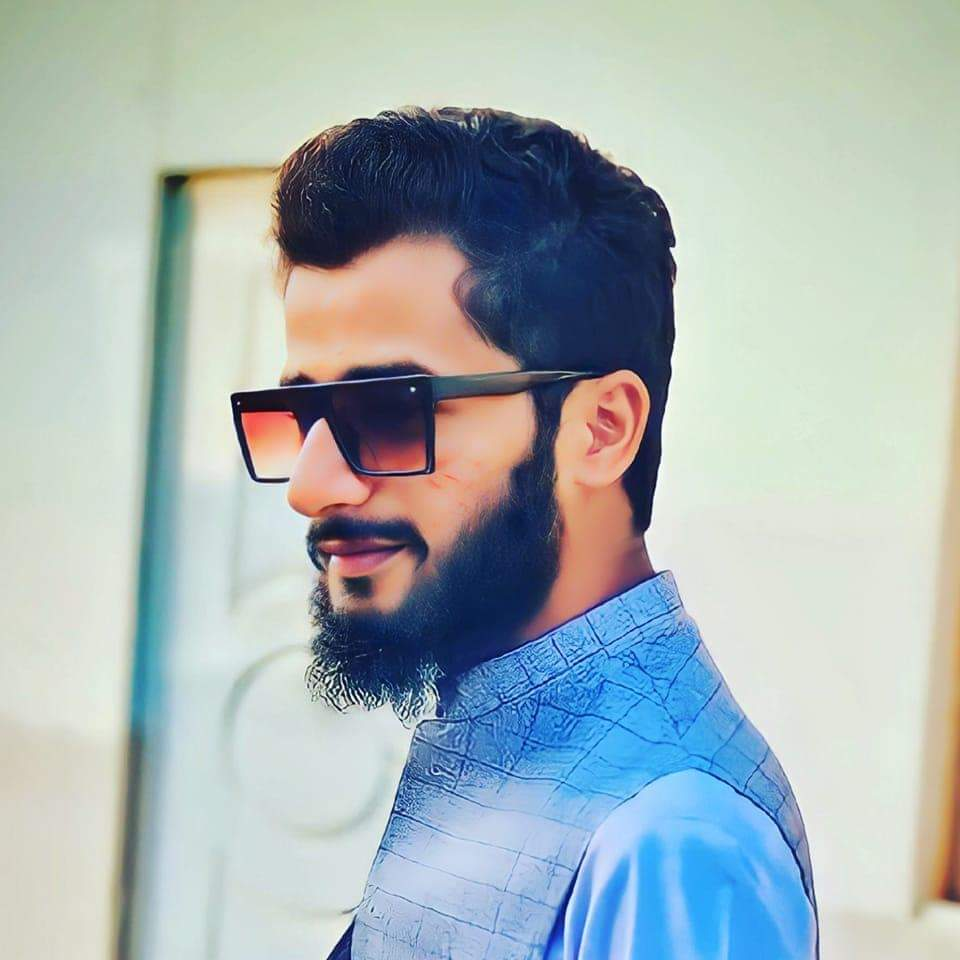
#> input picture zeeshan_fareed.jpg, 960 x 960 px
$ jupyter execute 'Lecture 3 Image Pyramid.ipynb'
#> lines starting #> are read from the running program, lines starting #| are printed output that depends on the picture
## Big to Small Image

[cell 1]
import cv2
import numpy as np

[cell 2]
img = cv2.imread("zeeshan_fareed.jpg")
#> img is the input picture: shape (960, 960, 3); mean B, G, R 181.8, 179.8, 167.3
print("Origional : " , img.shape)
#| Origional :  (960, 960, 3)

new = cv2.pyrDown(img)
print("New Image : " , new.shape)
#| New Image :  (480, 480, 3)

new1 = cv2.pyrDown(new)
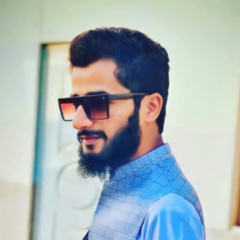
#> new1: shape (240, 240, 3); mean B, G, R 181.8, 179.8, 167.4
print("New Image : " , new1.shape)
#| New Image :  (240, 240, 3)

new2 = cv2.pyrDown(new1)
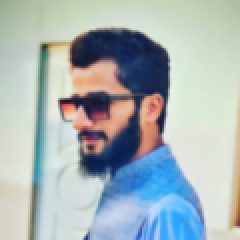
#> new2: shape (120, 120, 3) (shown 2 times larger); mean B, G, R 181.8, 179.9, 167.4
print("New Image : " , new2.shape)
#| New Image :  (120, 120, 3)

cv2.imshow("Origional", img)
cv2.imshow("New Image", new)
cv2.imshow("New1 Image", new1)
cv2.imshow("New2 Image", new2)

cv2.waitKey(0)
cv2.destroyAllWindows()

## Small to big Image

[cell 3]
img = cv2.imread("zeeshan_fareed.jpg")
print("Origional : " , img.shape)
#| Origional :  (960, 960, 3)

new = cv2.pyrDown(img)
print("New Image : " , new.shape)
#| New Image :  (480, 480, 3)

new1 = cv2.pyrDown(new)
print("New Image : " , new1.shape)
#| New Image :  (240, 240, 3)

# new2 = cv2.pyrDown(new1)
# print("New Image : " , new2.shape)

new_big = cv2.pyrUp(new1)
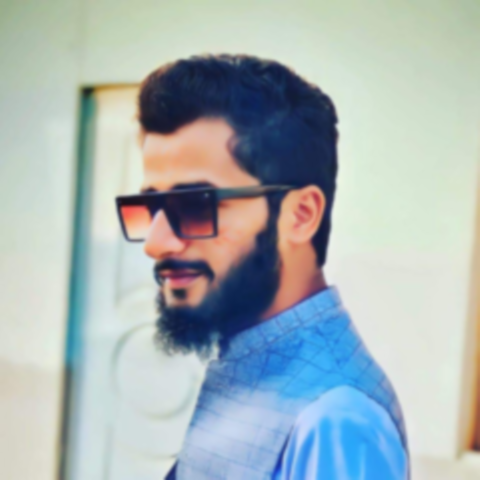
#> new_big: shape (480, 480, 3); mean B, G, R 181.8, 179.9, 167.4
print("New Image : " , new_big.shape)
#| New Image :  (480, 480, 3)

# cv2.imshow("Origional", img)
# cv2.imshow("New Image", new)
cv2.imshow("New1 Image", new1)
# cv2.imshow("New2 Image", new2)
cv2.imshow("New big Image", new_big)


cv2.waitKey(0)
cv2.destroyAllWindows()

## Image Translation(crop)

[cell 4]
img = cv2.imread("zeeshan_fareed.jpg")
img = cv2.resize(img, (400,400))
#> img: shape (400, 400, 3)

metrics = np.float32([[1,0,100],[0,1,50]])

new = cv2.warpAffine(img, metrics , (400,400))
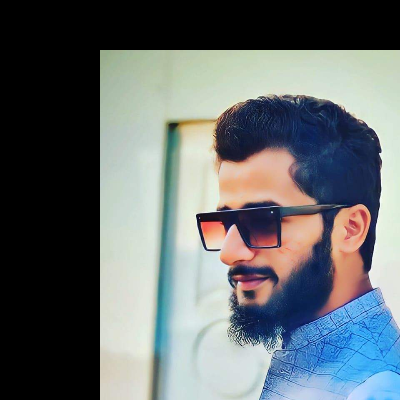
#> new: shape (400, 400, 3); mean B, G, R 110, 107.5, 100.9

cv2.imshow("Origional", img)
cv2.imshow("Metrics", metrics)
cv2.imshow("New Image", new)
cv2.waitKey(0)
cv2.destroyAllWindows()

$ run again, with Cat 1.jpg copied over zeeshan_fareed.jpg
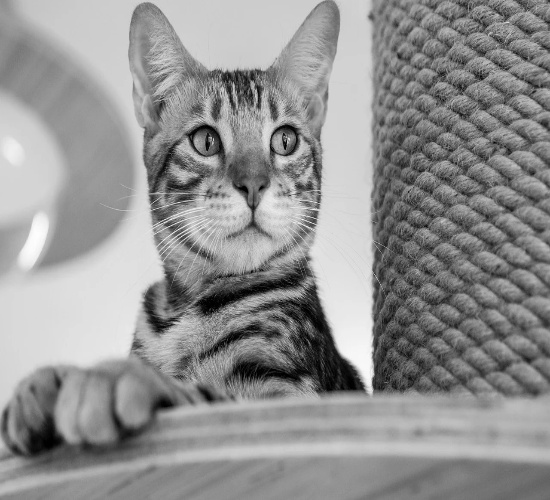
#> input picture Cat 1.jpg, 550 x 500 px
#> img is the input picture: shape (500, 550, 3); min 0, max 254, mean 145.5
#| Origional :  (500, 550, 3)
#| New Image :  (250, 275, 3)
#| New Image :  (125, 138, 3)
#| New Image :  (63, 69, 3)
#| Origional :  (500, 550, 3)
#| New Image :  (250, 275, 3)
#| New Image :  (125, 138, 3)
#| New Image :  (250, 276, 3)
#> `img = cv2.resize(img, (400,400))`:
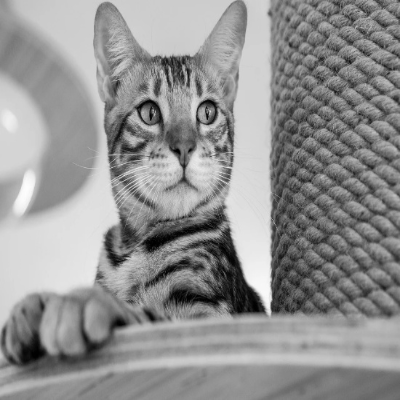
#> img: shape (400, 400, 3); min 0, max 253, mean 145.4
#> `new = cv2.warpAffine(img, metrics , (400,400))`:
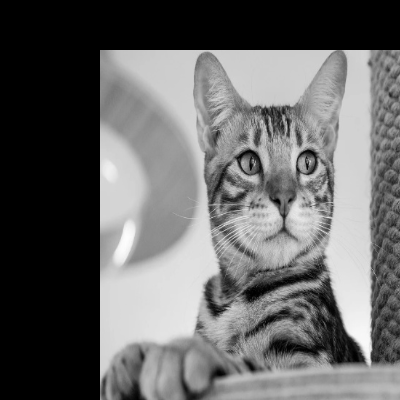
#> new: shape (400, 400, 3); min 0, max 253, mean 102
